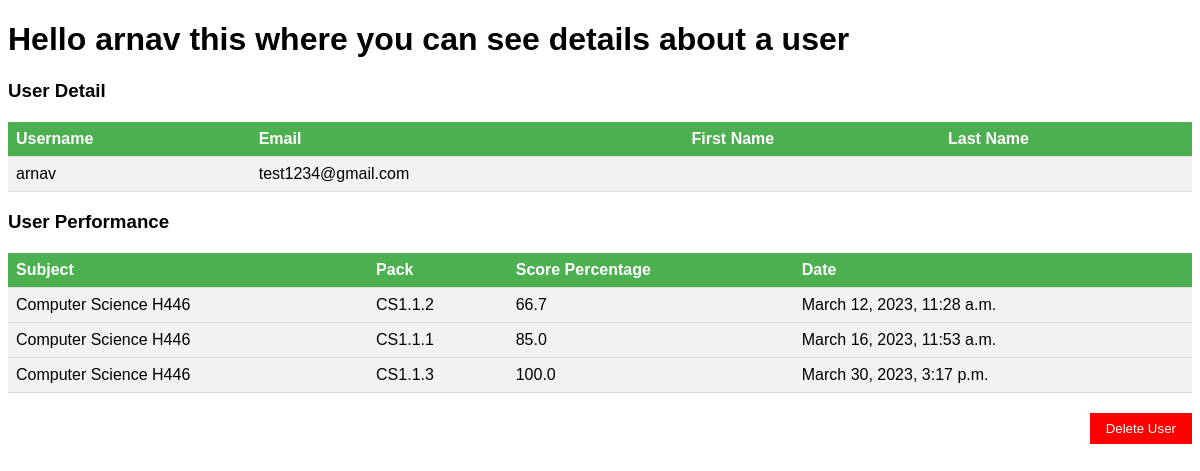
The app's page /teacher/userDetail/arnav/ (signed in) with its own data.
### quizzes/models.py (models this page shows, shortened)
class UserPerformance(models.Model):
    user = models.ForeignKey(User, on_delete=models.CASCADE)
    subject = models.ForeignKey(QuizSubject, on_delete=models.CASCADE)
    pack = models.ForeignKey(QuestionPack, on_delete=models.CASCADE)
    score_percentage = models.FloatField(
        default=0.0)  # sets the default value to 0
    date = models.DateTimeField(default=timezone.now)

class QuizSubject(models.Model):
    subject_name = models.CharField(max_length=100)
    subject_description = models.TextField()
    def __str__(self):
        return self.subject_name

class QuestionPack(models.Model):
    pack_name = models.CharField(max_length=100)
    pack_description = models.TextField()
    subject = models.ForeignKey(QuizSubject, on_delete=models.CASCADE)
    def __str__(self):
        return self.pack_name

### teacher/views.py (the view)
# urls.py: path('userDetail/<str:username>/', views.userDetail, name='userDetail'),
def userDetail(request, username):
    if not request.user.is_superuser:
        messages.error(
            request, "You do not have permission to view this page!")
        return redirect('home')
    user = User.objects.get(username=username)
    user_performance = UserPerformance.objects.filter(user__username=username)
    request = request  # for displaying the teacher/admin's name on the template
    return render(request, 'teacher/userDetail.html', {'user': user, 'user_performance': user_performance, 'request': request})

### templates/teacher/userDetail.html (shortened to what this page needs)
<!DOCTYPE html>
<html lang="en">
<head>
</head>
<body>
    <div class="welcomeSection">
        <h1>Hello {{ request.user.username }} this where you can see details about a user</h1>
    </div>
    <h3>User Detail</h3>
<table>
  <tr>
    <th>Username</th>
    <th>Email</th>
    <th>First Name</th>
    <th>Last Name</th>
  </tr>
  <tr>
    <td>{{ user.username }}</td>
    <td>{{ user.email }}</td>
    <td>{{ user.first_name }}</td>
    <td>{{ user.last_name }}</td>
  </tr>
</table>
<h3>User Performance</h3>
<table>
  <tr>
    <th>Subject</th>
    <th>Pack</th>
    <th>Score Percentage</th>
    <th>Date</th>
  </tr>
  {% for up in user_performance %}
  <tr>
    <td>{{ up.subject }}</td>
    <td>{{ up.pack }}</td>
    <td>{{ up.score_percentage }}</td>
    <td>{{ up.date }}</td>
  </tr>
  {% empty %}
  <tr>
    <td colspan="4">No data available.</td>
  </tr>
  {% endfor %}
</table>
<div class="deleteButtonContainer">
    <button onclick="deleteUser()">Delete User</button>
</div>
</body>
</html>

### templates/teacher/userDetail.html (style rules this page uses)
body { font-family: Arial, sans-serif; }
table { border-collapse: collapse; width: 100%; margin-top: 20px; }
th, td { text-align: left; padding: 8px; border-bottom: 1px solid #ddd; }
th { background-color: #4CAF50; color: white; }
td { background-color: #f2f2f2; }
.deleteButtonContainer { text-align: right; margin-top: 20px; }
.deleteButtonContainer button { background-color: red; color: white; padding: 8px 16px; border: none; cursor: pointer; }

### records on screen
UserPerformance: subject "Computer Science H446", pack "CS1.1.2", score_percentage "66.7", date "March 12, 2023, 11:28 a.m."
UserPerformance: subject "Computer Science H446", pack "CS1.1.1", score_percentage "85.0", date "March 16, 2023, 11:53 a.m."
UserPerformance: subject "Computer Science H446", pack "CS1.1.3", score_percentage "100.0", date "March 30, 2023, 3:17 p.m."

### other values on screen
{{ request.user.username }} "arnav"
{{ user.username }} "arnav"
{{ user.email }} "test1234@gmail.com"
